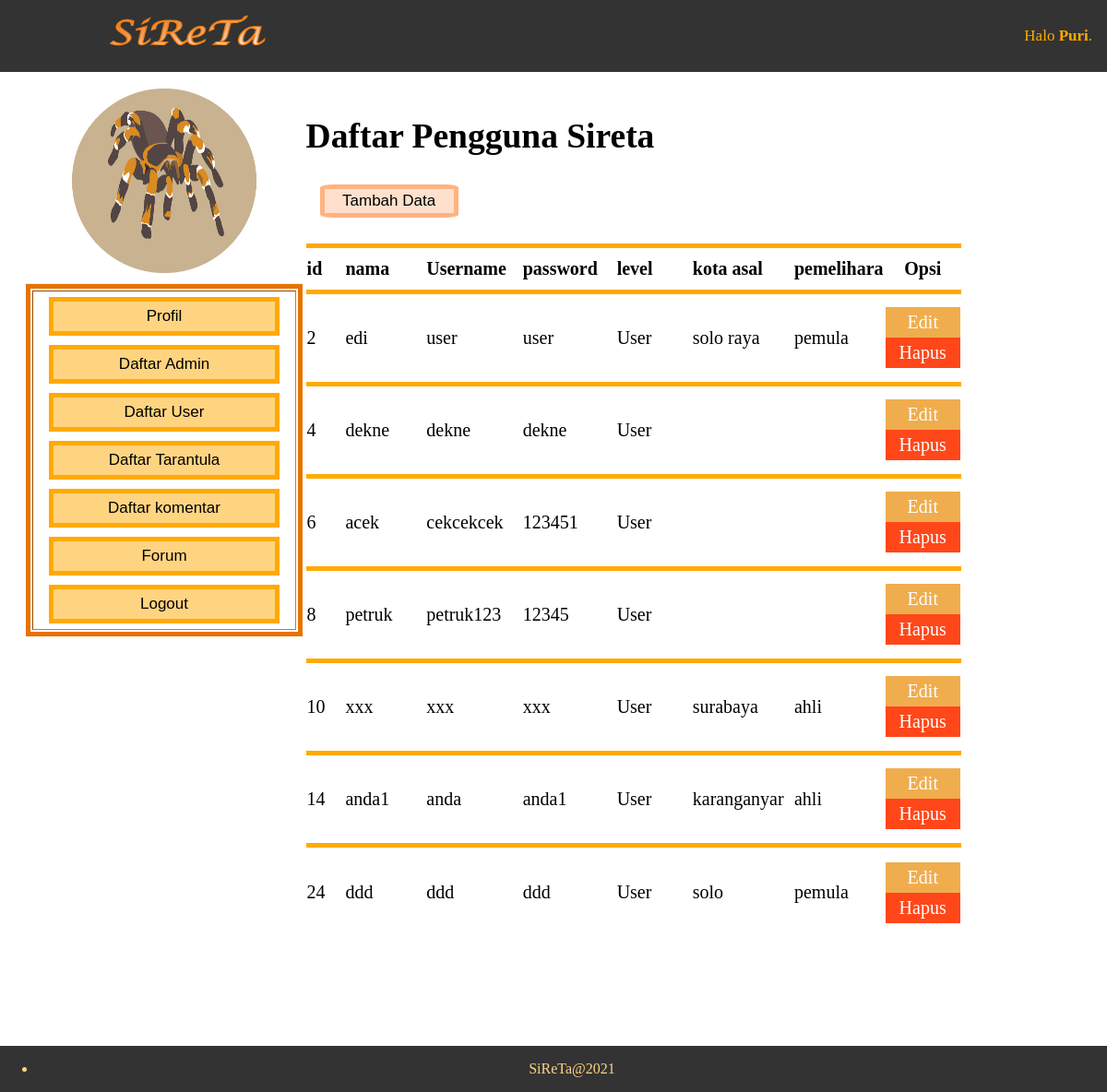
The app's page /admin/DUser.php (signed in) with its own data.
### tables this page shows
CREATE TABLE `user` (
  `id_user` int(10) NOT NULL,
  `nama` varchar(50) NOT NULL,
  `username` varchar(20) NOT NULL,
  `password` varchar(10) NOT NULL,
  `level` enum('Admin','User') NOT NULL,
  `kota` varchar(20) NOT NULL,
  `jenis_pemelihara` varchar(20) NOT NULL
);

### admin/DUser.php (the view, shortened to what this page needs)
<?php include 'header.php'; ?>
	<div class="kanan2">
		<h2 >Daftar Pengguna Sireta</h2>
        <button onclick= "location.href='tambah_user.php'">Tambah Data</button><br><br>
        <table class="table1" >
            <tr height="50px">
                <th class="col-md-1">id</th>
                <th class="col-md-2">nama</th>
                <th class="col-md-2">Username</th>
                <th class="col-md-2">password</th>
                <th class="col-md-2">level</th>
                <th class="col-md-2">kota asal</th>
                <th class="col-md-2">pemelihara</th>
                <th class="col-md-3">Opsi</th>
            </tr>
            <?php
                $user=mysqli_query($koneksi,"select * from user where level ='User' ");
            while($u=mysqli_fetch_array($user)){
            ?>
                <tr class="baris1" height="100px">
                    <td><?php echo $u['id_user'] ?></td>
                    <td><?php echo $u['nama'] ?></td>
                    <td><?php echo $u['username']?></td>
                    <td><?php echo $u['password']?></td>
                    <td><?php echo $u['level'] ?></td>
                    <td><?php echo $u['kota']?></td>
                    <td><?php echo $u['jenis_pemelihara']?></td>
                    <td>
                        <a href="edit_pengguna.php?id_user=<?php echo $u['id_user']; ?>" class="btn1">Edit</a>
                        <a onclick="if(confirm('Apakah anda yakin ingin menghapus data ini ??')){ location.href='../function/hapus_user.php?id_user=<?php echo $u['id_user']; ?>' }" class="btn2">Hapus</a>
                    </td>
                </tr>
                <?php } ?>
        </table>
        <br><br><br><br><br><br>
    </div>
<?php include 'footer.php';?>

### admin/header.php (shortened to what this page needs)
<html>
<head>
	<link rel="stylesheet" type="text/css" href="../css/tartul.css">
</head>
<body>
	<?php
		include '../function/koneksi.php';
		$username = $_SESSION['username'];
	?>
	<?php
        $user=mysqli_query($koneksi,"select * from user where username ='$username' ");
    	while($u=mysqli_fetch_array($user)){
    ?>
        <div class="topnav">
		  <a><img class="tulisan" src="../image/based/sireta.png"></a>
		  <div class="login-container">
                <a>Halo <b><?php echo $u['nama']; ?></b>.</a>
		  </div>
		</div>
	<?php } ?>
		<div class="container" style="margin:8% auto;">
				<div class="kiri2">
                   <div >
				   <table border="5" width="300px" height="200px" style="text-align :center; border: none;border-collapse: collapse;">
				   <tr><td class="logokiri">
					   <img class="logo" src="../image/based/logo.png" onclick= "location.href='admin.php'">
				   </td></tr>
					</table>
                   <table border="5" width="300px" height="200px" style="text-align :center; border: 5px solid #e67300;">
				   <tr><td>
				   		<button onclick= "location.href='Profil_Admin.php'">Profil</button>
						<button onclick= "location.href='DAdmin.php'">Daftar Admin</button>
						<button onclick= "location.href='DUser.php'">Daftar User</button>
						<button onclick= "location.href='tarantula.php'">Daftar Tarantula</button>
						<button onclick= "location.href='komentar.php'">Daftar komentar</button>
						<button onclick= "location.href='forum.php'">Forum</button>
						<button onclick= "location.href='../function/logout.php'">Logout</button>
					</td></tr>
					</table>
					</div>
				</div>

### css/tartul.css (style rules this page uses)
img.tulisan { padding-left: 100px; width: 200px; height: 50px; }
img.logo { width: 200px; height: 200px; margin-left: AUTO; margin-right: auto; display:block; padding-bottom: 10px; cursor: pointer; }
.topnav { background-color: #333; overflow: hidden; position: fixed; left: 0; top: 0; width: 100%; }
.topnav a { float: left; text-align: center; padding: 14px 16px; text-decoration: none; font-size: 17px; color : #ffaa00; }
.topnav .login-container { padding-top: 15px; float: right; }
.container .kanan2 { text-align : left; font-size : 25px; float: right; height: 100%; width: 60%; padding-Right : 150px; }
.container .kiri2 { text-align : center; float: left; height: 100%; width: 25%; padding-left : 20px; }
.container .kiri2 button { padding: 6px; margin-top: 5px; margin-bottom: 5px; font-size: 17px; border: 5px solid #ffaa00; width: 250px; background: #ffd480; cursor: pointer; }
.container .kanan2 button { padding: 3px; margin-left: 15px; font-size: 17px; border: 5px solid #ffb380; width: 150px; background: #ffe0cc; cursor: pointer; border-radius: 10%; }
.col-md-3 { width: 25%; text-align : left; }
.col-md-2 { width: 16.66666667%; text-align : left; }
.col-md-1 { width: 8.33333333%; text-align : left; }
.table1 .col-md-1 { width: 8.33333333%; text-align : left; }
.table1 .col-md-3 { width: 25%; text-align : center; }
.table1 { border-top: 5px solid #ffaa00; border-collapse: collapse; padding : 15px; height:200px; font-size: 20px; }
.table1 .baris1 { border-top: 5px solid #ffaa00; border-collapse: collapse; }
.btn1 { color: #fff; background-color: #f0ad4e; padding: 5px 24px; text-align: center; text-decoration: none; display: inline-block; cursor: pointer; }
.btn2 { color: #fff; background-color: #ff471a; padding: 5px 15px; text-align: center; text-decoration: none; display: inline-block; cursor: pointer; }
.logokiri { border-right: none; border-left: none; border-top: none }

### records on screen
user: nama "Puri"
user: id_user "2", nama "edi", username "user", password "user", level "User", kota "solo raya", jenis_pemelihara "pemula"
user: id_user "4", nama "dekne", username "dekne", password "dekne", level "User"
user: id_user "6", nama "acek", username "cekcekcek", password "123451", level "User"
user: id_user "8", nama "petruk", username "petruk123", password "12345", level "User"
user: id_user "10", nama "xxx", username "xxx", password "xxx", level "User", kota "surabaya", jenis_pemelihara "ahli"
user: id_user "14", nama "anda1", username "anda", password "anda1", level "User", kota "karanganyar", jenis_pemelihara "ahli"
user: id_user "24", nama "ddd", username "ddd", password "ddd", level "User", kota "solo", jenis_pemelihara "pemula"
